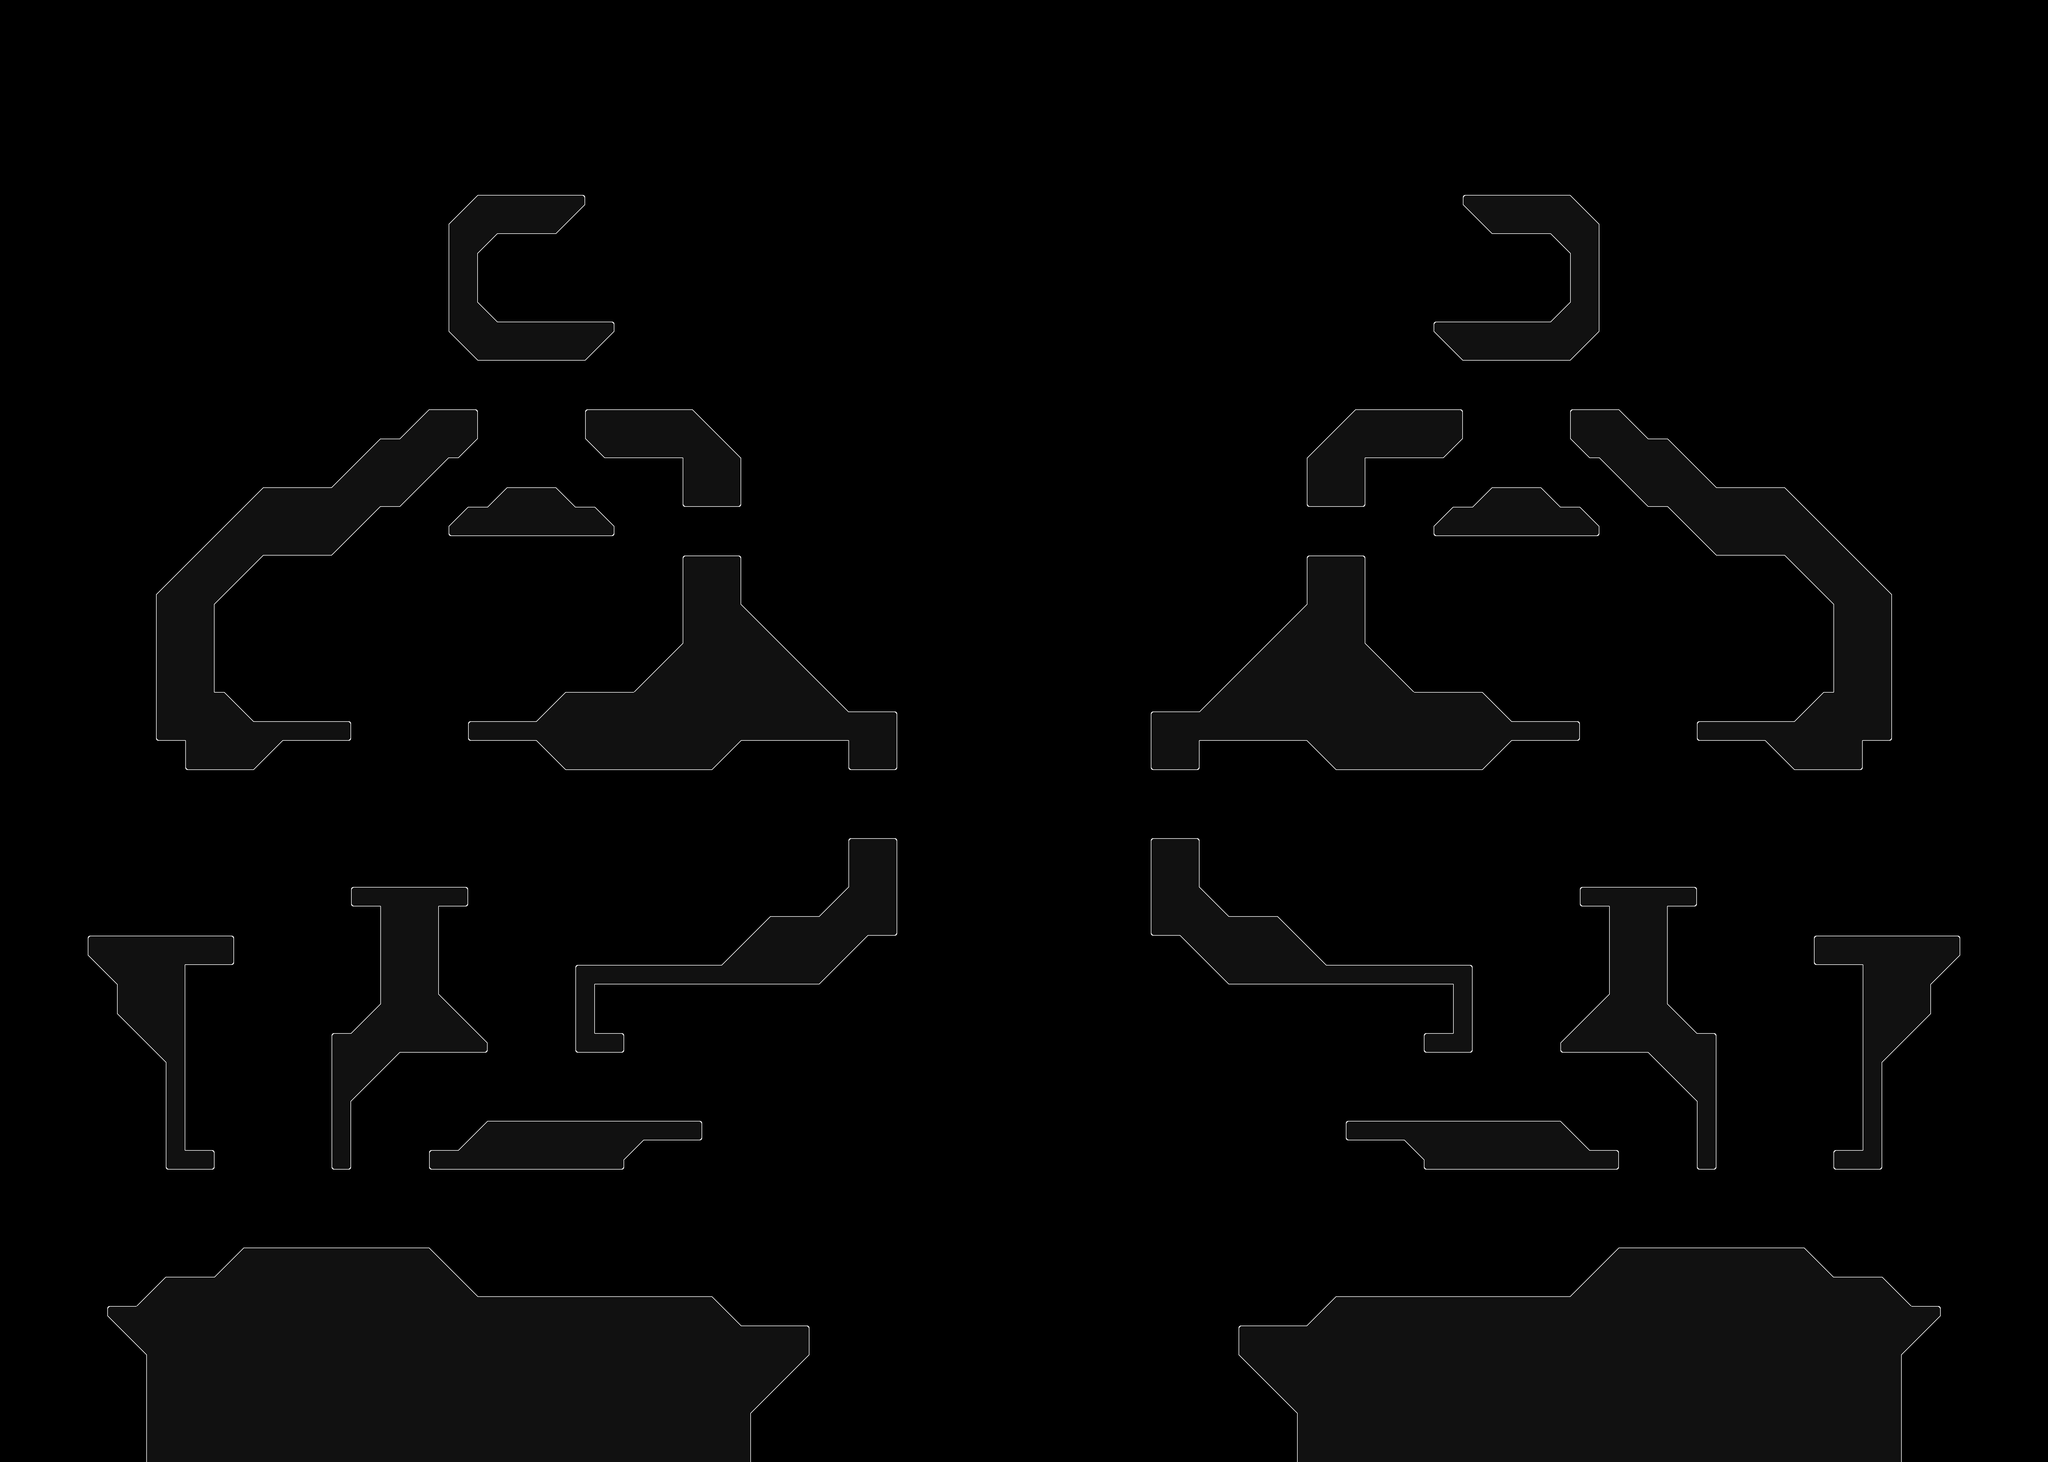

Rendered tile map (Tiled .tmx) drawn with the repository's tilesets; below, a short description and the map source with its tile grids summarised:
An orthogonal 210x150 tile map with 32x32 px tiles, 1 tile layer (Tile Layer 1) and 455 objects (362x BotPoint, 22x Dropthrough, 12x Start, 8x PrefabSpawner, 6x PrefabWeapon, ...).

<map version="1.8" tiledversion="1.8.4" orientation="orthogonal" renderorder="right-down" compressionlevel="0" width="210" height="150" tilewidth="32" tileheight="32" infinite="0" nextlayerid="6" nextobjectid="475">
 <properties>
  <property name="customShader" type="bool" value="true" />
 </properties>
 <tileset firstgid="1" source="main_0.tsx" />
 <layer id="1" name="Tile Layer 1" width="210" height="150">
  <data>[31500 cells, 5870 non-empty, 17 distinct tile ids]</data>
 </layer>
 <objectgroup id="5" name="bot-layer">
  <object id="92" name="BotPoint" type="BotPoint" x="2664" y="4400">
   <polyline points="-8,-80 -104,-80" />
  </object>
  <object id="93" name="BotPoint" type="BotPoint" x="2440" y="4304">
   <polyline points="24,16 -72,-80" />
  </object>
  <object id="94" name="BotPoint" type="BotPoint" x="2464" y="4248">
   <polyline points="96,72 0,72" />
  </object>
  <object id="95" name="BotPoint" type="BotPoint" x="2176" y="4112">
   <polyline points="192,112 -64,112" />
  </object>
  <object id="96" name="BotPoint" type="BotPoint" x="1504" y="4056">
   <polyline points="96,168 -64,8" />
  </object>
  <object id="97" name="BotPoint" type="BotPoint" x="1728" y="4120">
   <polyline points="128,104 -128,104" />
  </object>
  <object id="98" name="BotPoint" type="BotPoint" x="1952" y="4160">
   <polyline points="160,64 -96,64" />
  </object>
  <object id="99" name="BotPoint" type="BotPoint" x="1336" y="4024">
   <polyline points="104,40 -56,40" />
  </object>
  <object id="100" name="BotPoint" type="BotPoint" x="1048" y="3968">
   <polyline points="232,96 -24,96" />
  </object>
  <object id="101" name="BotPoint" type="BotPoint" x="792" y="4032">
   <polyline points="232,32 -24,32" />
  </object>
  <object id="102" name="BotPoint" type="BotPoint" x="792" y="3928">
   <polyline points="-24,136 -120,232" />
  </object>
  <object id="103" name="BotPoint" type="BotPoint" x="560" y="4080">
   <polyline points="112,80 -48,80" />
  </object>
  <object id="104" name="BotPoint" type="BotPoint" x="488" y="4144">
   <polyline points="24,16 -72,112" />
  </object>
  <object id="105" name="BotPoint" type="BotPoint" x="376" y="3968">
   <polyline points="136,192 8,-128" />
  </object>
  <object id="106" name="BotPoint" type="BotPoint" x="240" y="3256">
   <polyline points="144,584 -16,136" />
  </object>
  <object id="107" name="BotPoint" type="BotPoint" x="1456" y="3720">
   <polyline points="112,-72 16,24" />
  </object>
  <object id="108" name="BotPoint" type="BotPoint" x="1432" y="3736">
   <polyline points="40,8 -88,8" />
  </object>
  <object id="109" name="BotPoint" type="BotPoint" x="1304" y="3768">
   <polyline points="40,-24 -24,296" />
  </object>
  <object id="110" name="BotPoint" type="BotPoint" x="1648" y="3624">
   <polyline points="80,24 -80,24" />
  </object>
  <object id="111" name="BotPoint" type="BotPoint" x="1936" y="3624">
   <polyline points="48,24 -208,24" />
  </object>
  <object id="112" name="BotPoint" type="BotPoint" x="2032" y="3624">
   <polyline points="176,24 -48,24" />
  </object>
  <object id="113" name="BotPoint" type="BotPoint" x="2032" y="3368">
   <polyline points="80,-8 -48,-8" />
  </object>
  <object id="114" name="BotPoint" type="BotPoint" x="2160" y="3400">
   <polyline points="48,248 -48,-40" />
  </object>
  <object id="115" name="BotPoint" type="BotPoint" x="2352" y="3720">
   <polyline points="-48,-72 -144,-72" />
  </object>
  <object id="116" name="BotPoint" type="BotPoint" x="2384" y="3688">
   <polyline points="-16,-40 -80,-40" />
  </object>
  <object id="117" name="BotPoint" type="BotPoint" x="2384" y="3688">
   <polyline points="-16,-40 -16,536" />
  </object>
  <object id="118" name="BotPoint" type="BotPoint" x="2416" y="3560">
   <polyline points="80,56 -112,88" />
  </object>
  <object id="119" name="BotPoint" type="BotPoint" x="2512" y="3656">
   <polyline points="176,-8 -16,-40" />
  </object>
  <object id="120" name="BotPoint" type="BotPoint" x="2800" y="3624">
   <polyline points="112,24 -112,24" />
  </object>
  <object id="121" name="BotPoint" type="BotPoint" x="208" y="3128">
   <polyline points="16,264 16,-120" />
  </object>
  <object id="122" name="BotPoint" type="BotPoint" x="1968" y="3112">
   <polyline points="208,24 -80,24" />
  </object>
  <object id="123" name="BotPoint" type="BotPoint" x="2224" y="3112">
   <polyline points="112,24 -48,24" />
  </object>
  <object id="124" name="BotPoint" type="BotPoint" x="2352" y="3048">
   <polyline points="144,-72 -16,88" />
  </object>
  <object id="125" name="BotPoint" type="BotPoint" x="2576" y="2920">
   <polyline points="80,56 -80,56" />
  </object>
  <object id="126" name="BotPoint" type="BotPoint" x="2704" y="2920">
   <polyline points="48,-40 -48,56" />
  </object>
  <object id="127" name="BotPoint" type="BotPoint" x="2736" y="2760">
   <polyline points="208,-40 16,-40" />
  </object>
  <object id="128" name="BotPoint" type="BotPoint" x="2672" y="2760">
   <polyline points="80,-40 80,120" />
  </object>
  <object id="129" name="BotPoint" type="BotPoint" x="2928" y="2696">
   <polyline points="80,24 16,24" />
  </object>
  <object id="130" name="BotPoint" type="BotPoint" x="3024" y="2632">
   <polyline points="144,-40 -80,88" />
  </object>
  <object id="131" name="BotPoint" type="BotPoint" x="3408" y="2728">
   <polyline points="368,-8 112,-136" />
  </object>
  <object id="132" name="BotPoint" type="BotPoint" x="3664" y="2792">
   <polyline points="112,-72 48,-72" />
  </object>
  <object id="133" name="BotPoint" type="BotPoint" x="3856" y="2728">
   <polyline points="112,-8 -80,-8" />
  </object>
  <object id="134" name="BotPoint" type="BotPoint" x="2992" y="2312">
   <polyline points="16,-8 -48,-8" />
  </object>
  <object id="135" name="BotPoint" type="BotPoint" x="3728" y="2312">
   <polyline points="48,-8 -16,-8" />
  </object>
  <object id="136" name="BotPoint" type="BotPoint" x="3152" y="2408">
   <polyline points="16,184 -144,-104" />
  </object>
  <object id="137" name="BotPoint" type="BotPoint" x="3504" y="2408">
   <polyline points="208,-104 16,184" />
  </object>
  <object id="138" name="BotPoint" type="BotPoint" x="3248" y="2408">
   <polyline points="112,24 -80,184" />
  </object>
  <object id="139" name="BotPoint" type="BotPoint" x="3408" y="2408">
   <polyline points="112,184 -48,24" />
  </object>
  <object id="140" name="BotPoint" type="BotPoint" x="3216" y="2280">
   <polyline points="144,152 -208,24" />
  </object>
  <object id="141" name="BotPoint" type="BotPoint" x="3440" y="2376">
   <polyline points="272,-72 -80,56" />
  </object>
  <object id="142" name="BotPoint" type="BotPoint" x="3888" y="2248">
   <polyline points="16,56 -112,56" />
  </object>
  </objectgroup>
 <objectgroup id="2" name="collision-layer">
  <!-- 19 objects omitted --></objectgroup>
 <objectgroup id="3" name="event-layer">
  <!-- 70 objects omitted --></objectgroup>
 <objectgroup id="4" name="objective">
  <!-- 4 objects omitted --></objectgroup>
</map>
<!-- 404 of 455 objects omitted -->
